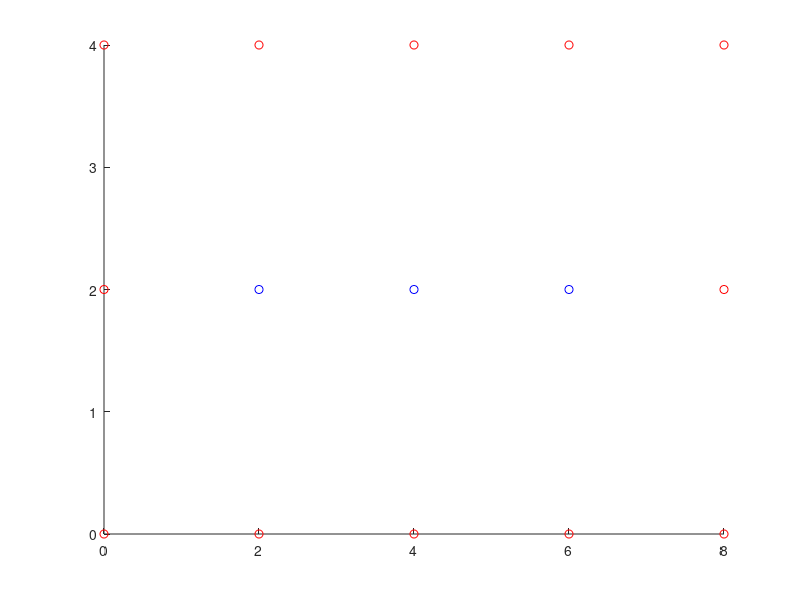
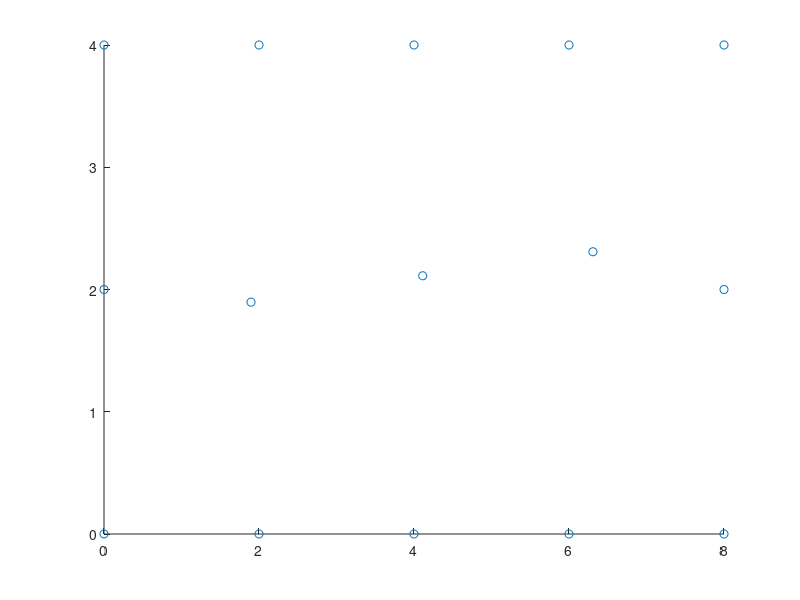

Here is the MATLAB script that generated these plots, in order: (Note: this script raises an error after producing the figures.)
clear all
close all
k=1;
maxLength=8;
minLength=4;
desiredSideLength=2;

for i=0:desiredSideLength:maxLength
    for j=0:desiredSideLength:minLength
        if i==0 || i==maxLength || j==0 || j==minLength
            x=i;
            y=j;
            borderNodes(k,:)=[x,y];
            k=k+1;
        end
    end
end

scatter(borderNodes(:,1),borderNodes(:,2),'r')

k=1;
for i=desiredSideLength:desiredSideLength:maxLength-desiredSideLength
    for j=desiredSideLength:desiredSideLength:minLength-desiredSideLength
        x=i;
        y=j;
        surfaceNodes(k,:)=[x,y];
        k=k+1;
    end
end

if mod(ceil(maxLength),desiredSideLength)~=0
    for j=desiredSideLength:desiredSideLength:ceil(minLength)-desiredSideLength
            x=floor(maxLength/desiredSideLength)*desiredSideLength;
            y=j;
            if maxLength-x>=desiredSideLength && minLength-y>desiredSideLength
                surfaceNodes(k,:)=[x,y];
                k=k+1;
            end
    end
end


if mod(ceil(minLength),desiredSideLength)~=0
    for i=desiredSideLength:desiredSideLength:ceil(maxLength)-desiredSideLength
            x=i;
            y=floor(minLength/desiredSideLength)*desiredSideLength;
            if maxLength-x>=desiredSideLength && minLength-y>desiredSideLength
                surfaceNodes(k,:)=[x,y];
                k=k+1;
            end
    end
end

hold on
scatter(surfaceNodes(:,1),surfaceNodes(:,2),'b')


random=randperm(length(surfaceNodes));
for i=1:length(random)
    x_noise=desiredSideLength*(0.5*rand-0.25);
    y_noise=desiredSideLength*(0.5*rand-0.25);
    if surfaceNodes(random(i),1)+x_noise>0 && surfaceNodes(random(i),1)+x_noise<maxLength
        surfaceNodes(random(i),1)=surfaceNodes(random(i),1)+x_noise;
    else
        surfaceNodes(random(i),1)=surfacceNodes(random(i),1);
    end
    if surfaceNodes(random(i),2)+x_noise>0 && surfaceNodes(random(i),2)+x_noise<minLength
        surfaceNodes(random(i),2)=surfaceNodes(random(i),2)+x_noise;
    else
        surfaceNodes(random(i),2)=surfaceNodes(random(i),2);
    end
end

coord=[borderNodes;surfaceNodes];

figure()
scatter(coord(:,1),coord(:,2))

figure()
DT = delaunayTriangulation(coord(:,1),coord(:,2)); %2D delaunay triangulation
triplot(DT);

NodeInfo=zeros(length(DT.Points),3);
NodeInfo(:,1)=DT.Points(:,1);
NodeInfo(:,2)=DT.Points(:,2);

for i=1:length(NodeInfo)
    %if ((x(i)==0 && y(i)==0)||(x(i)==0 && z(i)==0)||(y(i)==0 && z(i)==0))
    if NodeInfo(i,1)==0 || NodeInfo(i,2)==0 || NodeInfo(i,1)==maxLength || NodeInfo(i,2)==minLength
        %     if NodeInfo(i,1)==0 || NodeInfo(i,1)==10 || NodeInfo(i,2)==10
        NodeInfo(i,3)=1;
        hold on
        plot(NodeInfo(i,1),NodeInfo(i,2),'go');
    end
end


ConnectionInfo = DT.ConnectivityList;

fileID = fopen('smallRectangle.node','w');
fprintf(fileID,'%d %d %d %d\n',[length(NodeInfo),2,0,1]); %number of nodes
for i=1:length(NodeInfo)
    fprintf(fileID,'%d %.4f %.4f %d\n',[i-1,NodeInfo(i,:)]);
end
fclose(fileID);

fileID = fopen('smallRectangle.ele','w');
fprintf(fileID,'%d %d %d\n',[length(ConnectionInfo),3,0]); %number of connections
for i=1:length(ConnectionInfo)
    fprintf(fileID,'%d %d %d %d \n',[i-1, ConnectionInfo(i,1)-1,ConnectionInfo(i,2)-1,ConnectionInfo(i,3)-1]);
end
fclose(fileID);